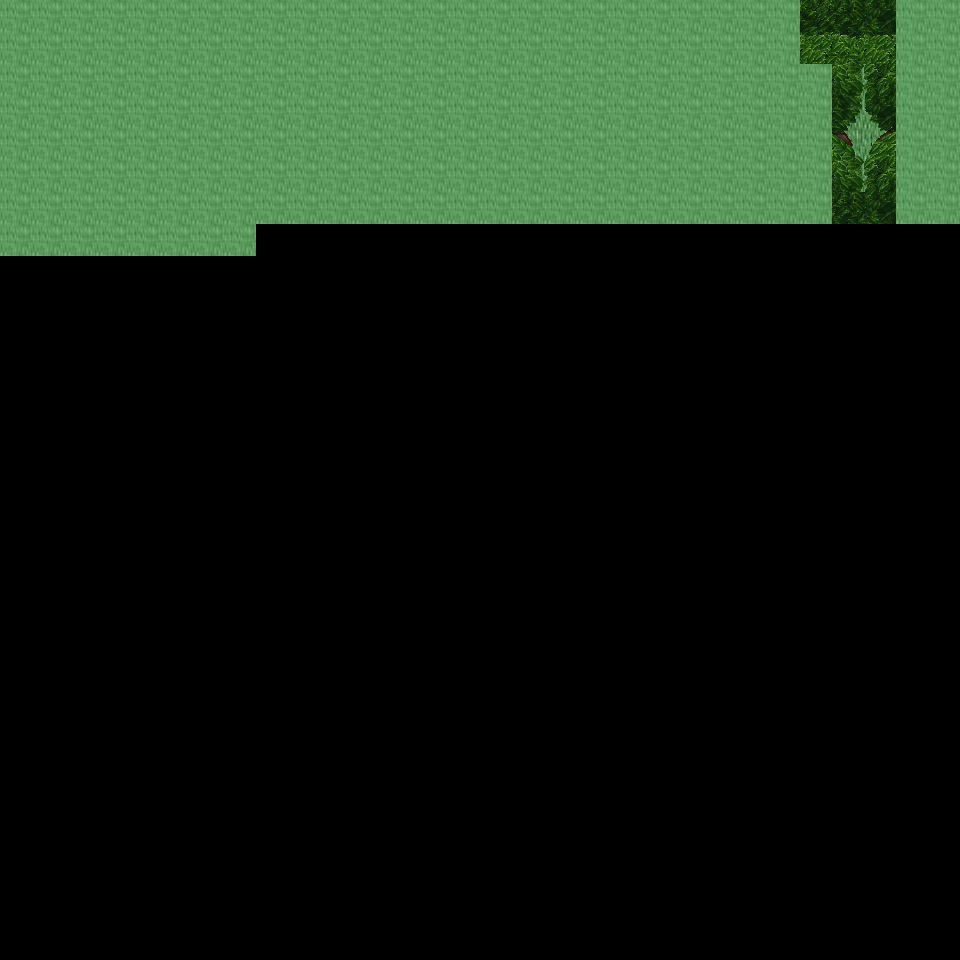

A 2D game scene composited from a Tiled map and its tileset images. What follows is a short description and the map's XML, with each tile layer's data collapsed to a summary:
An orthogonal 30x30 tile map with 32x32 px tiles, 6 tile layers (Ground, Object, Object2, Above, ...), 21 tilesets and 2 objects (2x mapExit).

<map version="1.0" orientation="orthogonal" renderorder="right-down" width="30" height="30" tilewidth="32" tileheight="32" nextobjectid="3">
  <tileset firstgid="1" name="tileset_ground_ground" tilewidth="32" tileheight="32" tilecount="33" columns="3">
    <image source="../drawable/tileset_ground_ground.png" width="96" height="352" />
  </tileset>
  <tileset firstgid="34" name="tileset_ground_water_pool" tilewidth="32" tileheight="32" tilecount="72" columns="3">
    <image source="../drawable/tileset_ground_water_pool.png" width="96" height="768" />
  </tileset>
  <tileset firstgid="106" name="tileset_ground_ridge_earth_dark" tilewidth="32" tileheight="32" tilecount="96" columns="12">
    <image source="../drawable/tileset_ground_ridge_earth_dark.png" width="384" height="256" />
  </tileset>
  <tileset firstgid="202" name="tileset_ground_grass_edges" tilewidth="32" tileheight="32" tilecount="36" columns="12">
    <image source="../drawable/tileset_ground_grass_edges.png" width="384" height="96" />
  </tileset>
  <tileset firstgid="238" name="tileset_ground_earth_edges" tilewidth="32" tileheight="32" tilecount="18" columns="6">
    <image source="../drawable/tileset_ground_earth_edges.png" width="192" height="96" />
  </tileset>
  <tileset firstgid="256" name="tileset_ground_grass_corners" tilewidth="32" tileheight="32" tilecount="24" columns="6">
    <image source="../drawable/tileset_ground_grass_corners.png" width="192" height="128" />
  </tileset>
  <tileset firstgid="280" name="tileset_plant_flower_daisy_blue" tilewidth="32" tileheight="32" tilecount="8" columns="2">
    <image source="../drawable/tileset_plant_flower_daisy_blue.png" width="64" height="128" />
  </tileset>
  <tileset firstgid="288" name="tileset_plant_flower_daisy_yellow" tilewidth="32" tileheight="32" tilecount="8" columns="2">
    <image source="../drawable/tileset_plant_flower_daisy_yellow.png" width="64" height="128" />
  </tileset>
  <tileset firstgid="296" name="tileset_plant_bush_bushes" tilewidth="32" tileheight="32" tilecount="10" columns="5">
    <image source="../drawable/tileset_plant_bush_bushes.png" width="160" height="64" />
  </tileset>
  <tileset firstgid="306" name="tileset_plant_flower_daisy_red" tilewidth="32" tileheight="32" tilecount="8" columns="2">
    <image source="../drawable/tileset_plant_flower_daisy_red.png" width="64" height="128" />
  </tileset>
  <tileset firstgid="314" name="tileset_plant_flower_daisy_white" tilewidth="32" tileheight="32" tilecount="8" columns="2">
    <image source="../drawable/tileset_plant_flower_daisy_white.png" width="64" height="128" />
  </tileset>
  <tileset firstgid="322" name="tileset_logic_collision" tilewidth="32" tileheight="32" tilecount="1" columns="1">
    <image source="../drawable/tileset_logic_collision.png" width="32" height="32" />
  </tileset>
  <tileset firstgid="323" name="tileset_plant_tree_tree_green" tilewidth="32" tileheight="32" tilecount="88" columns="8">
    <image source="../drawable/tileset_plant_tree_tree_green.png" width="256" height="352" />
  </tileset>
  <tileset firstgid="411" name="tileset_building_castle" tilewidth="32" tileheight="32" tilecount="320" columns="20">
    <image source="../drawable/tileset_building_castle.png" width="640" height="512" />
  </tileset>
  <tileset firstgid="731" name="tileset_object_tent" tilewidth="32" tileheight="32" tilecount="9" columns="3">
    <image source="../drawable/tileset_object_tent.png" width="96" height="96" />
  </tileset>
  <tileset firstgid="740" name="tileset_logic_item_sheepfood" tilewidth="32" tileheight="32" tilecount="1" columns="1">
    <image source="../drawable/tileset_logic_item_sheepfood.png" width="32" height="32" />
  </tileset>
  <tileset firstgid="741" name="tileset_logic_creature_fairy" tilewidth="32" tileheight="32" tilecount="4" columns="4">
    <image source="../drawable/tileset_logic_creature_fairy.png" width="128" height="32" />
  </tileset>
  <tileset firstgid="745" name="tileset_logic_item_resources" tilewidth="32" tileheight="32" tilecount="6" columns="6">
    <image source="../drawable/tileset_logic_item_resources.png" width="192" height="32" />
  </tileset>
  <tileset firstgid="751" name="tileset_logic_portal" tilewidth="32" tileheight="32" tilecount="24" columns="8">
    <image source="../drawable/tileset_logic_portal.png" width="256" height="96" />
  </tileset>
  <tileset firstgid="775" name="tileset_ground_green_paving" tilewidth="32" tileheight="32" tilecount="18" columns="3">
    <image source="../drawable/tileset_ground_green_paving.png" width="96" height="192" />
  </tileset>
  <tileset firstgid="793" name="tileset_logic_protection" tilewidth="32" tileheight="32" tilecount="2" columns="2">
    <image source="../drawable/tileset_logic_protection.png" width="64" height="32" />
  </tileset>
  <layer name="Ground" width="30" height="30">
    <data>[900 cells, 218 non-empty, 1 distinct tile ids]</data>
  </layer>
  <layer name="Object" width="30" height="30">
    <data>[900 cells, 2 non-empty, 2 distinct tile ids]</data>
  </layer>
  <layer name="Object2" width="30" height="30">
    <data>[900 cells, 0 non-empty, 0 distinct tile ids]</data>
  </layer>
  <layer name="Above" width="30" height="30">
    <data>[900 cells, 218 non-empty, 17 distinct tile ids]</data>
  </layer>
  <layer name="Above2" width="30" height="30">
    <data>[900 cells, 0 non-empty, 0 distinct tile ids]</data>
  </layer>
  <layer name="Walkable" width="30" height="30">
    <data>[900 cells, 202 non-empty, 1 distinct tile ids]</data>
  </layer>
  <objectgroup name="MapEvents">
    <object id="1" name="north" type="mapExit" x="800" y="0" width="96" height="32">
      <properties>
        <property name="map" value="level_0_x106_y113" />
        <property name="x" value="25" />
        <property name="y" value="28" />
      </properties>
    </object>
    <object id="2" name="west" type="mapExit" x="0" y="256" width="32" height="704">
      <properties>
        <property name="map" value="level_0_x105_y114" />
        <property name="x" value="28" />
        <property name="y" value="8" />
      </properties>
    </object>
  </objectgroup>
</map>
